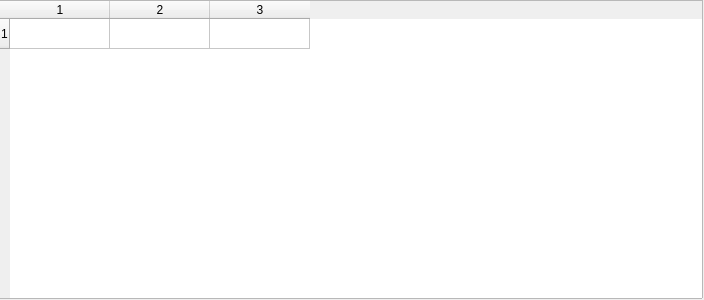
<?xml version="1.0" encoding="UTF-8"?>
<ui version="4.0">
 <class>DailyActivity</class>
 <widget class="QDialog" name="DailyActivity">
  <property name="geometry">
   <rect>
    <x>0</x>
    <y>0</y>
    <width>704</width>
    <height>300</height>
   </rect>
  </property>
  <property name="maximumSize">
   <size>
    <width>16777215</width>
    <height>300</height>
   </size>
  </property>
  <property name="windowTitle">
   <string>Dialog</string>
  </property>
  <widget class="QTableWidget" name="tableWidget">
   <property name="geometry">
    <rect>
     <x>-2</x>
     <y>0</y>
     <width>705</width>
     <height>299</height>
    </rect>
   </property>
   <property name="sizePolicy">
    <sizepolicy hsizetype="Expanding" vsizetype="Expanding">
     <horstretch>0</horstretch>
     <verstretch>0</verstretch>
    </sizepolicy>
   </property>
   <property name="maximumSize">
    <size>
     <width>16777215</width>
     <height>16777215</height>
    </size>
   </property>
   <property name="frameShape">
    <enum>QFrame::StyledPanel</enum>
   </property>
   <property name="sizeAdjustPolicy">
    <enum>QAbstractScrollArea::AdjustToContents</enum>
   </property>
   <property name="textElideMode">
    <enum>Qt::ElideNone</enum>
   </property>
   <property name="wordWrap">
    <bool>false</bool>
   </property>
   <property name="rowCount">
    <number>1</number>
   </property>
   <property name="columnCount">
    <number>3</number>
   </property>
   <row/>
   <column/>
   <column/>
   <column/>
  </widget>
 </widget>
 <resources/>
 <connections/>
</ui>
